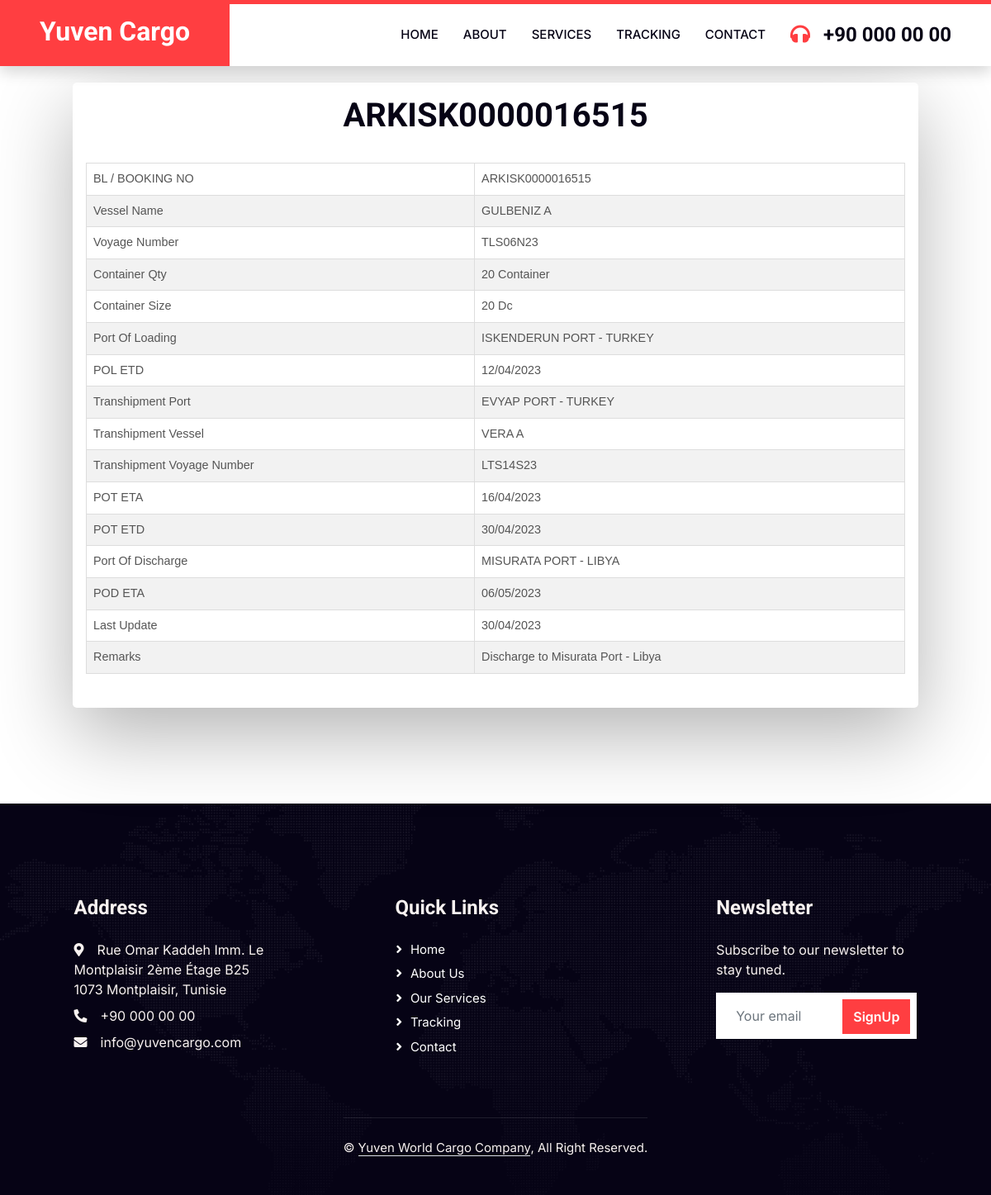
Page /trackingResponse.php?tracking-number=ARKISK0000016515 on the committed database.
### tables this page shows
CREATE TABLE `tracking` (
  `id` int NOT NULL AUTO_INCREMENT,
  `bl_number` varchar(255) DEFAULT NULL,
  `vessel_name` varchar(255) DEFAULT NULL,
  `voyager_number` varchar(255) DEFAULT NULL,
  `container_qty` varchar(255) DEFAULT NULL,
  `container_size` varchar(255) DEFAULT NULL,
  `port_of_loading` varchar(255) DEFAULT NULL,
  `transshipment_port` varchar(255) DEFAULT NULL,
  `transshipment_voyage_number` varchar(255) DEFAULT NULL,
  `transshipment_vessel` varchar(255) DEFAULT NULL,
  `port_of_discharge` varchar(255) DEFAULT NULL,
  `last_update` varchar(255) DEFAULT NULL,
  `pol_etd` varchar(255) DEFAULT NULL,
  `pot_eta` varchar(255) DEFAULT NULL,
  `pot_etd` varchar(255) DEFAULT NULL,
  `pod_eta` varchar(255) DEFAULT NULL,
  `remarks` varchar(255) DEFAULT NULL,
  PRIMARY KEY (`id`)
);

### TrackingFormHandler.php (called while the page is built, shortened)
<?php
require 'DatabaseConnection.php';
class TrackingFormHandler extends DatabaseConnection{
    public function getShipmentInformation($tracking_number)
    {
        if($_REQUEST['tracking-number'])
        {
            $tracking_number = $_REQUEST['tracking-number'];
        }
        $tracking_number = '"' . $tracking_number . '"';
        $sql = "SELECT * FROM tracking
         WHERE bl_number = " . $tracking_number . '';
        $result = parent::query($sql);
        $result = mysqli_fetch_assoc($result);
        return $result;
    }
  }
?>

### DatabaseConnection.php (called while the page is built, shortened)
<?php
abstract class DatabaseConnection {
    protected function connect() {
      if($_SERVER['SERVER_NAME'] == 'localhost')
      {
          $servername = "localhost";
          $username = "root";
          $password = "";
          $dbname = "yuvencargo";
      }
      elseif($_SERVER['SERVER_NAME'] == 'yuvencargo.com'){
          $servername = "localhost";
          $username = "transmena_db_usr";
          $password = "*04mvW97r";
          $dbname = "admin_transmena_db";
      }
        $conn = new mysqli($servername, $username, $password, $dbname);
        return $conn;
    }
    protected function query($sql) {
        return  $this->connect()->query($sql);
    }
}
?>

### TrackingResponse.php (the view, shortened to what this page needs)
<!DOCTYPE html>
<html lang="en-US" data-lt-installed="true"><link type="text/css" rel="stylesheet" id="dark-mode-custom-link"><link type="text/css" rel="stylesheet" id="dark-mode-general-link">
<?php include 'head.php'; ?>
<body class="size-1140" cz-shortcut-listen="true">
<?php
include 'header.php';
include "TrackingFormHandler.php";
$trackingFormHandler =  new TrackingFormHandler();
$result = $trackingFormHandler->getShipmentInformation($_REQUEST['tracking-number']);
?>
<main role="main">
        <div class="container">
        <section style="width: 64rem;  height: auto;"  class="root">
            <h1><?php echo  $result['bl_number']?></h1>
            <div style="overflow-x:auto;">
                <table class="styled-table" id="customers">
                    <tbody>
                    <tr>
                        <td>BL / BOOKING NO</td>
                        <td><?php echo $result['bl_number'] ?></td>
                    </tr>
                    <tr>
                        <td>Vessel Name</td>
                        <td><?php echo $result['vessel_name'] ?></td>
                    </tr>
                    <tr>
                        <td>Voyage Number</td>
                        <td><?php echo $result['voyager_number'] ?></td>
                    </tr>
                    <tr>
                        <td>Container Qty</td>
                        <td><?php echo $result['container_qty'] ?></td>
                    </tr>
                    <tr>
                        <td>Container Size</td>
                        <td><?php echo $result['container_size'] ?></td>
                    </tr>
                    <tr>
                        <td>Port Of Loading</td>
                        <td><?php echo $result['port_of_loading'] ?></td>
                    </tr>
                    <tr>
                        <td>POL ETD</td>
                        <td><?php if(!empty($result['pol_etd'])) echo date('d/m/Y', strtotime($result['pol_etd'])) ?></td>
                    </tr>
                    <tr>
                        <td>Transhipment Port</td>
                        <td><?php echo $result['transshipment_port'] ?></td>
                    </tr>
                    <tr>
                        <td>Transhipment Vessel</td>
                        <td><?php echo $result['transshipment_vessel'] ?></td>
                    </tr>
                    <tr>
                        <td>Transhipment Voyage Number</td>
                        <td><?php echo $result['transshipment_voyage_number'] ?></td>
                    </tr>
                    <?php if(!empty($result['pot_eta'])) { ?>
                        <tr>
                            <td>POT ETA</td>
                            <td><?php echo date('d/m/Y', strtotime($result['pot_eta'])) ?></td>
                        </tr>
                    <?php } ?>
                    <?php if(!empty($result['pot_etd'])) { ?>
                        <tr>
                            <td>POT ETD</td>
                            <td><?php echo date('d/m/Y', strtotime($result['pot_etd'])) ?></td>
                        </tr>
                    <?php } ?>
                    <tr>
                        <td>Port Of Discharge</td>
                        <td><?php echo $result['port_of_discharge'] ?></td>
                    </tr>
                    <?php if(!empty($result['pod_eta'])) { ?>
                        <tr>
                            <td>POD ETA</td>
                            <td><?php echo date('d/m/Y', strtotime($result['pod_eta'])) ?></td>
                        </tr>
                    <?php } ?>
                    <?php if(!empty($result['last_update'])) { ?>
                        <tr>
                            <td>Last Update</td>
                            <td><?php echo date('d/m/Y', strtotime($result['last_update'])) ?></td>
                        </tr>
                    <?php } ?>
                    <tr>
                        <td>Remarks</td>
                        <td><?php echo $result['remarks'] ?></td>
                    </tr>
                    </tbody>
                </table>
            </div>
            </div>
    </main>
<?php include 'footer.php' ?>
    </body>

### css/style.css (style rules this page uses)
:root { --primary: #FF3E41; --secondary: #51CFED; --light: #F8F2F0; --dark: #060315; }

### TrackingResponse.php (style rules this page uses)
.container { display: flex; justify-content: center; align-items: center; padding-top: 20px; padding-bottom: 20px; }
.root { padding: 1rem; border-radius: 5px; box-shadow: 0 2rem 6rem rgba(0, 0, 0, 0.3); }
#customers { font-family: Arial, Helvetica, sans-serif; border-collapse: collapse; width: 100%; }
#customers td, #customers th { bottom-border: 1px solid #ddd; padding: 8px; }
#customers tr:nth-child(even) { background-color: #f2f2f2; }
h1 { text-align:center; }
.styled-table { width: 100%; background-color: #fff; border-collapse: collapse; margin: 25px 0; font-size: 0.9em; font-family: sans-serif; border: 1px solid #ddd; }
.styled-table td, .styled-table th { border: 1px solid #ddd; padding: 12px 15px; text-align: left; }
.styled-table tbody tr:nth-of-type(even) { background-color: #f3f3f3; }

### rows in the picture
tracking: bl_number "ARKISK0000016515", vessel_name "GULBENIZ A", voyager_number "TLS06N23", container_qty "20 Container", container_size "20 Dc", port_of_loading "ISKENDERUN PORT - TURKEY", pol_etd "12/04/2023", transshipment_port "EVYAP PORT - TURKEY", transshipment_vessel "VERA A", transshipment_voyage_number "LTS14S23", pot_eta "16/04/2023", pot_etd "30/04/2023", port_of_discharge "MISURATA PORT - LIBYA", pod_eta "06/05/2023", last_update "30/04/2023", remarks "Discharge to Misurata Port - Libya"
